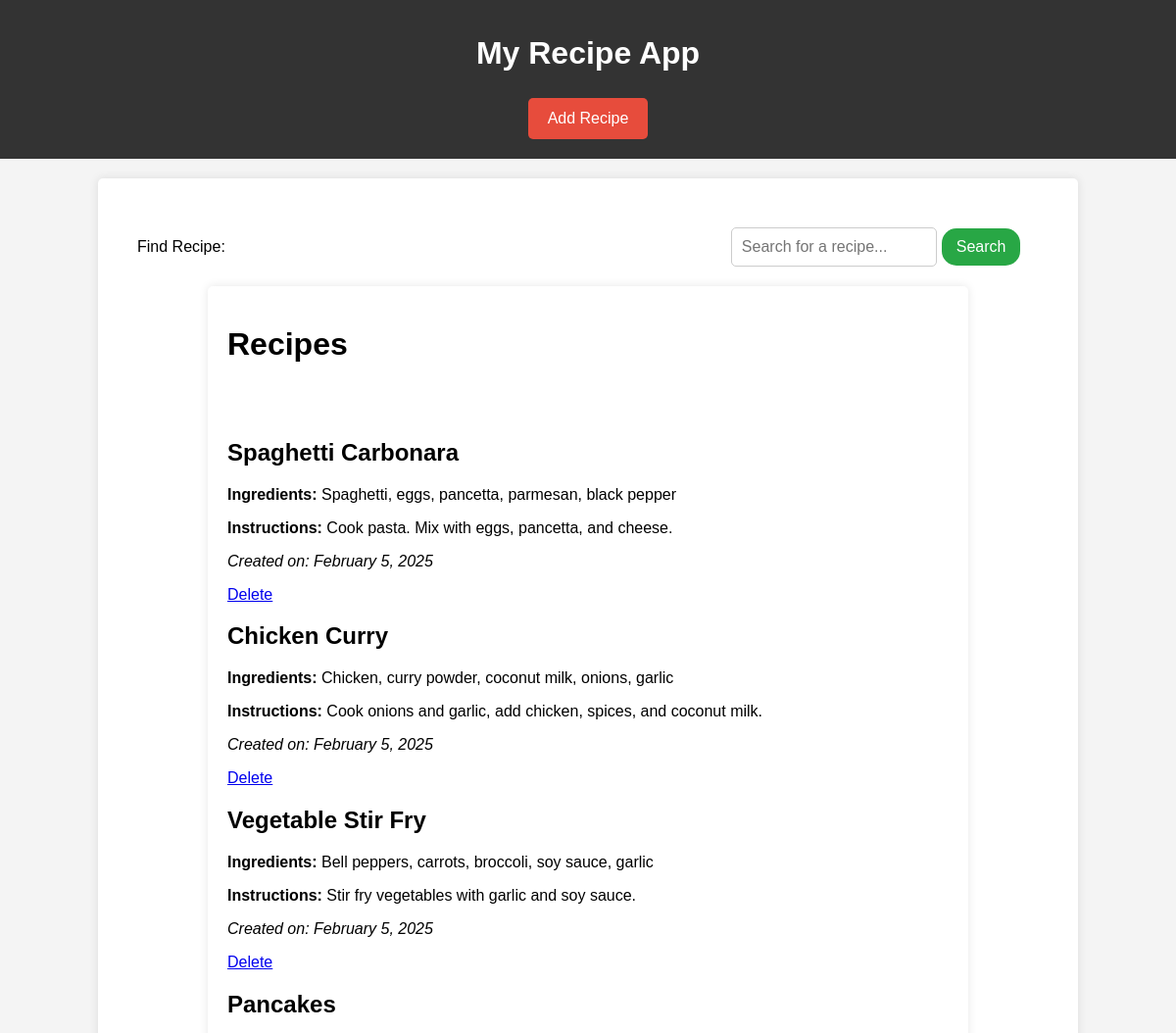
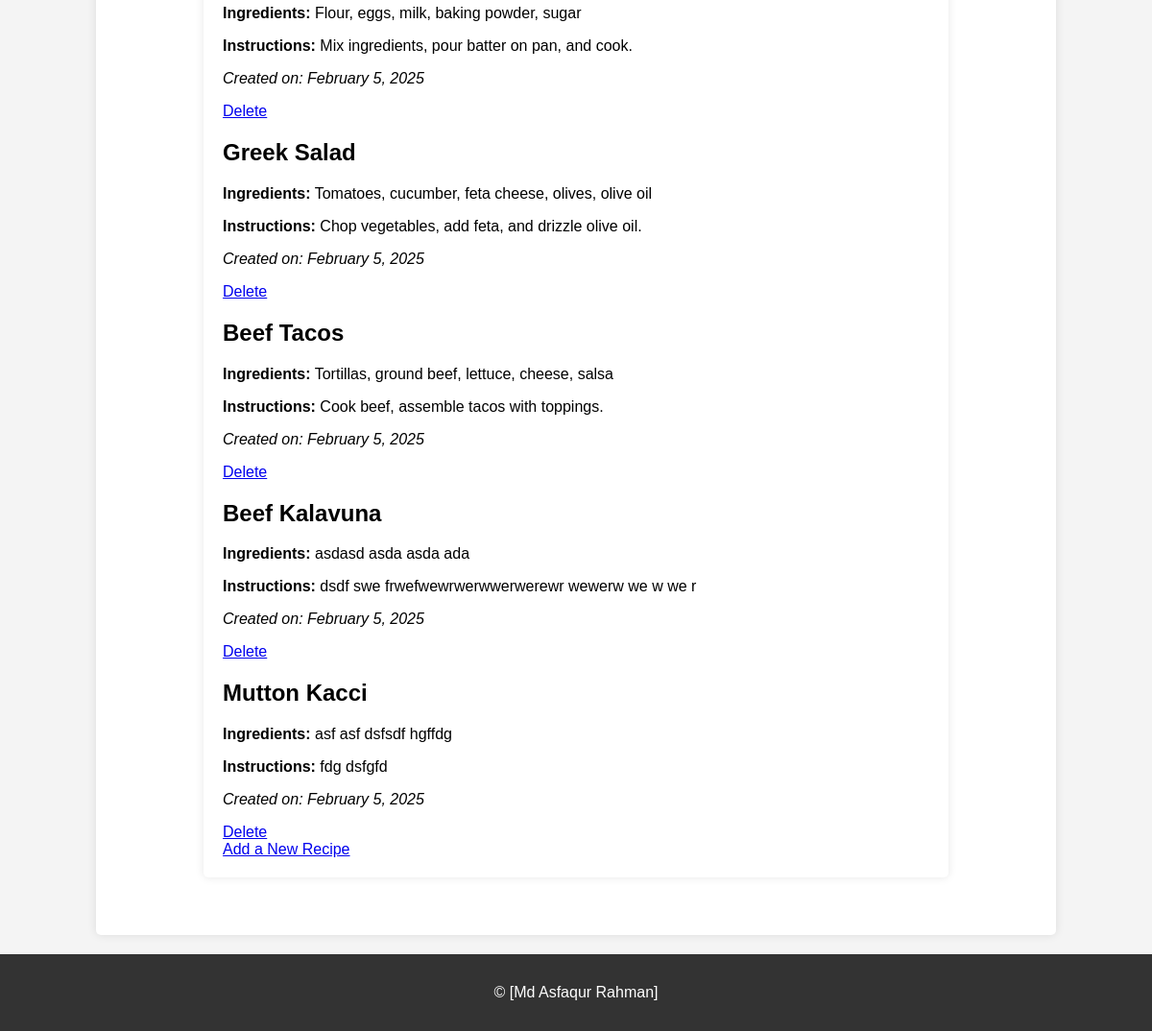
The page / on the database its author committed (2 pictures, top to bottom).
### Recipe/models.py (models this page shows, shortened)
class Recipe(models.Model):
    title = models.CharField(max_length=255, unique=True)  # Unique constraint
    ingredients = models.TextField()
    instructions = models.TextField()
    created_at = models.DateTimeField(auto_now_add=True)  # Automatically set on creation

### Recipe/views.py (the view)
# urls.py: path('', views.home, name='index'),
def home(request):
  recipes = Recipe.objects.all().values()
  context={'recipes':recipes}
  template = loader.get_template('first.html')
  return HttpResponse(template.render(context,request))

### Recipe/templates/first.html (shortened to what this page needs)
{% extends "base.html" %}
{% block content %}
    <div class="container">
        <h1>Recipes</h1>
        <br><br>
        {% for recipe in recipes %}
        <div class="recipe">
            <h2>{{ recipe.title }}</h2>
            <p><strong>Ingredients:</strong> {{ recipe.ingredients }}</p>
            <p><strong>Instructions:</strong> {{ recipe.instructions }}</p>
            <p class="date"><em>Created on: {{ recipe.created_at|date:"F j, Y" }}</em></p>
            <a href="{% url 'Delete' recipe.title %}">Delete</a>
            <br>
        </div>
        {% empty %}
        <p>No recipes found.</p>
        {% endfor %}
        <a href="{% url 'add_recipe' %}" class="back-link">Add a New Recipe</a>
    </div>
{% endblock %}

### Recipe/templates/base.html (shortened to what this page needs)
<!DOCTYPE html>
<html lang="en">
  <head>
  </head>
  <body>
    <header>
      <h1>My Recipe App</h1>
      <nav>
        <a href="{% url 'add_recipe' %}" class="add-recipe-btn">Add Recipe</a>
      </nav>
    </header>
    <div class="container">
      <div class="content">
        <div class="search-bar-container">
          <label for="search" class="search-label">Find Recipe:</label>
          <form method="GET" action="{% url 'search' %}">
            <input type="text" name="query" id="query" class="search-bar" placeholder="Search for a recipe..." value="{{ request.GET.query }}" />
            <button type="submit" class="find-recipe-btn">Search</button>
          </form>
        </div>
        {% block content %}
        {% endblock %}
      </div>
    </div>
    <footer>
      <p>&copy; [Md Asfaqur Rahman]</p>
    </footer>
  </body>
</html>

### Recipe/templates/base.html (style rules this page uses)
body { font-family: Arial, sans-serif; margin: 0; padding: 0; background-color: #f4f4f4; }
.container { width: 80%; margin: 20px auto; background: white; padding: 20px; box-shadow: 0px 0px 10px rgba(0, 0, 0, 0.1); border-radius: 5px; }
header { background: #333; color: white; padding: 15px 0; text-align: center; }
nav { text-align: center; margin-top: 10px; }
nav a { text-decoration: none; color: white; padding: 10px 15px; display: inline-block; margin: 5px; }
.add-recipe-btn { background-color: #e74c3c; color: white; padding: 12px 20px; border-radius: 5px; font-size: 16px; border: none; text-decoration: none; }
.search-bar-container { margin-top: 10px; display: flex; justify-content: space-between; align-items: center; }
.search-bar { width: 60%; padding: 10px; border-radius: 5px; border: 1px solid #ccc; font-size: 16px; }
.find-recipe-btn { background-color: #28a745; color: white; padding: 10px 15px; border-radius: 15px; font-size: 16px; border: none; cursor: pointer; }
.content { padding: 20px; }
footer { text-align: center; padding: 15px; background: #333; color: white; margin-top: 20px; }

### rows shown on the page
Recipe: title "Spaghetti Carbonara", ingredients "Spaghetti, eggs, pancetta, parmesan, black pepper", instructions "Cook pasta. Mix with eggs, pancetta, and cheese.", created_at "February 5, 2025"
Recipe: title "Chicken Curry", ingredients "Chicken, curry powder, coconut milk, onions, garlic", instructions "Cook onions and garlic, add chicken, spices, and coconut milk.", created_at "February 5, 2025"
Recipe: title "Vegetable Stir Fry", ingredients "Bell peppers, carrots, broccoli, soy sauce, garlic", instructions "Stir fry vegetables with garlic and soy sauce.", created_at "February 5, 2025"
Recipe: title "Pancakes", ingredients "Flour, eggs, milk, baking powder, sugar", instructions "Mix ingredients, pour batter on pan, and cook.", created_at "February 5, 2025"
Recipe: title "Greek Salad", ingredients "Tomatoes, cucumber, feta cheese, olives, olive oil", instructions "Chop vegetables, add feta, and drizzle olive oil.", created_at "February 5, 2025"
Recipe: title "Beef Tacos", ingredients "Tortillas, ground beef, lettuce, cheese, salsa", instructions "Cook beef, assemble tacos with toppings.", created_at "February 5, 2025"
Recipe: title "Beef Kalavuna", ingredients "asdasd asda asda ada", instructions "dsdf swe frwefwewrwerwwerwerewr wewerw we w we r", created_at "February 5, 2025"
Recipe: title "Mutton Kacci", ingredients "asf asf dsfsdf hgffdg", instructions "fdg dsfgfd", created_at "February 5, 2025"
